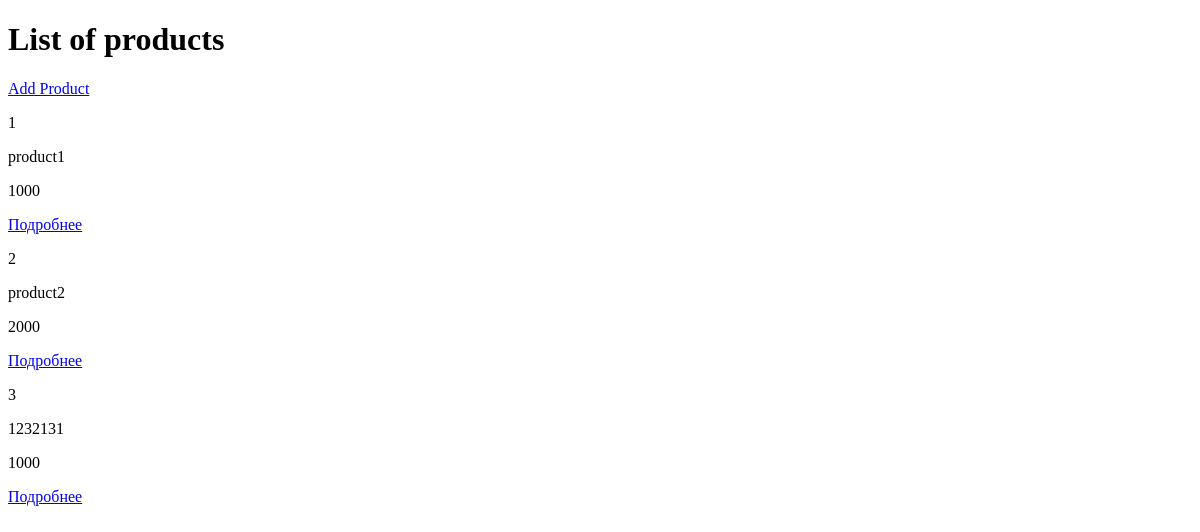
/products/list/, run on an earlier commit of the app's database.
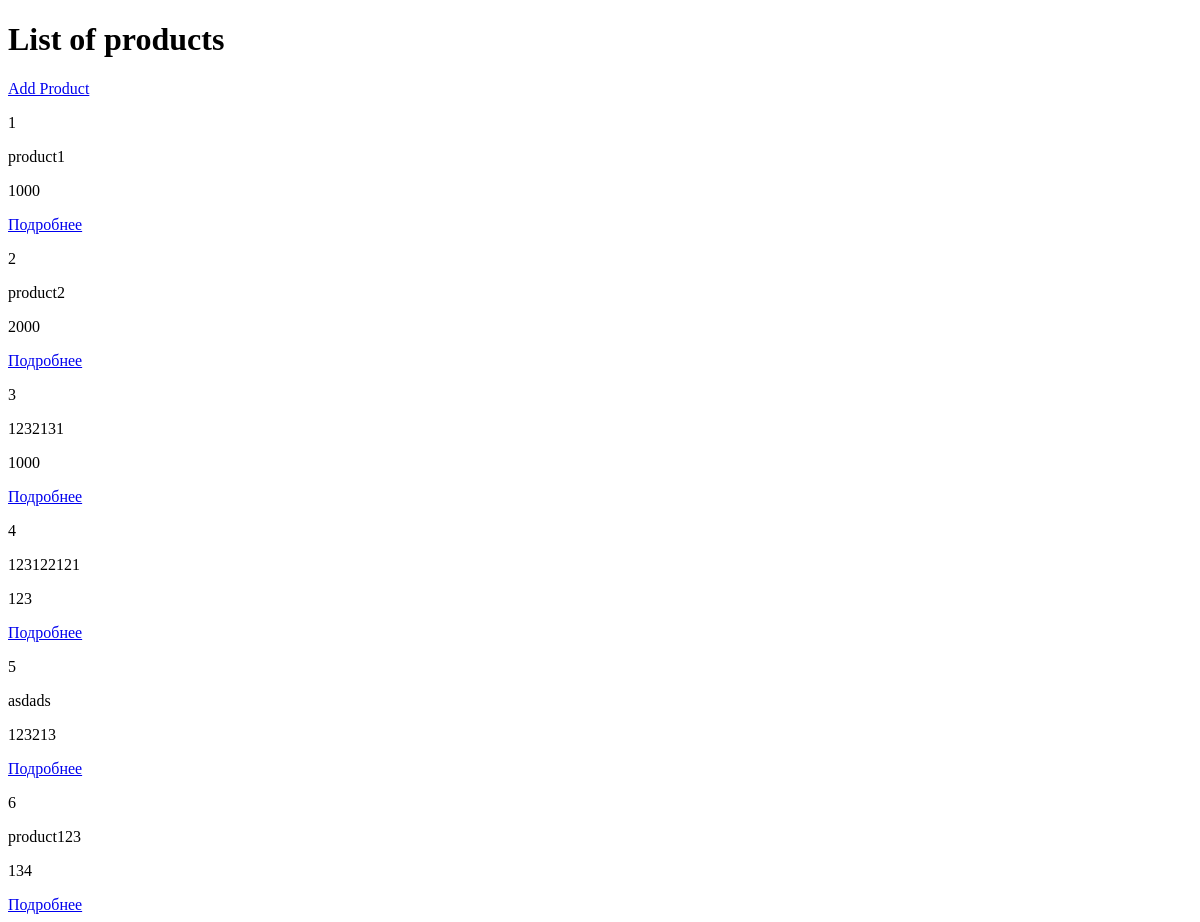
And on a later commit of the database.
### products/models.py (models this page shows, shortened)
class Product(models.Model):
    author = models.ForeignKey(settings.AUTH_USER_MODEL, on_delete=models.CASCADE)
    name = models.CharField(max_length=255)
    description = models.TextField()
    price = models.IntegerField()
    created_date = models.DateTimeField(default=timezone.now)

### products/views.py (the view)
# urls.py: path("list/", list, name="product_list"),
def list(request):
    products = Product.objects.all()  # [Product1,Product2,Product]
    d = {
        "products": products,
    }
    return render(request, "products/list.html", context=d)

### products/templates/products/list.html (shortened to what this page needs)
<!DOCTYPE html>
<html lang="en">
<head>
</head>
<body>
<h1>List of products</h1>
<a href="{%url 'add_page' %}">Add Product</a>
{%for i in products%}
<p>{{i.pk}}</p>
<p>{{i.name}}</p>
<p>{{i.price}}</p>
<a href="{%url 'product_get' id=i.pk%}">Подробнее</a>
<br>
{%endfor%}
</body>
</html>

What changed in the data, as far as the page shows it:
added Product: pk "4", name "123122121", price "123"
added Product: pk "5", name "asdads", price "123213"
added Product: pk "6", name "product123", price "134"
